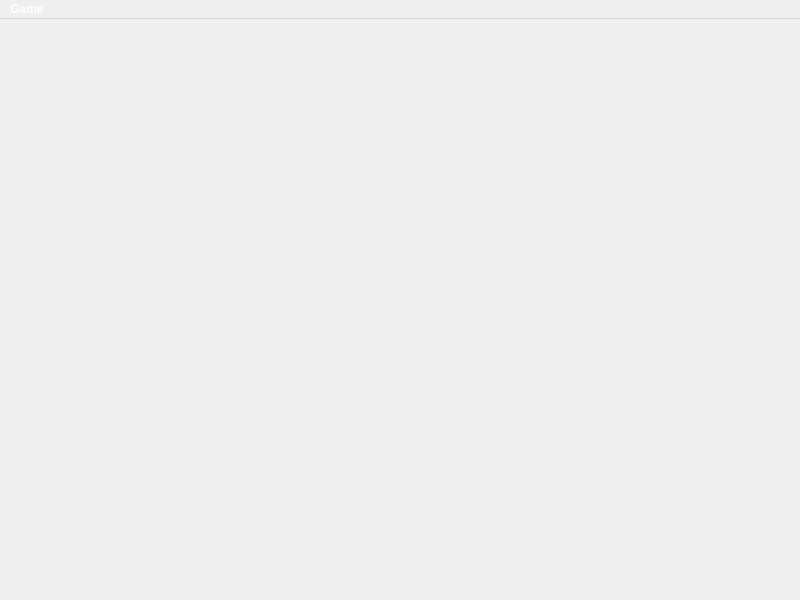
<?xml version="1.0" encoding="UTF-8"?>
<ui version="4.0">
 <class>Menubar</class>
 <widget class="QMainWindow" name="Menubar">
  <property name="geometry">
   <rect>
    <x>0</x>
    <y>0</y>
    <width>800</width>
    <height>600</height>
   </rect>
  </property>
  <property name="windowTitle">
   <string>MainWindow</string>
  </property>
  <property name="styleSheet">
   <string notr="true">background-image:url(:/images/Images/back.png);</string>
  </property>
  <widget class="QWidget" name="centralwidget"/>
  <widget class="QMenuBar" name="menubar">
   <property name="geometry">
    <rect>
     <x>0</x>
     <y>0</y>
     <width>800</width>
     <height>21</height>
    </rect>
   </property>
   <property name="font">
    <font>
     <weight>75</weight>
     <bold>true</bold>
    </font>
   </property>
   <property name="styleSheet">
    <string notr="true">color:white;</string>
   </property>
   <widget class="QMenu" name="menuGame">
    <property name="font">
     <font>
      <weight>75</weight>
      <bold>true</bold>
     </font>
    </property>
    <property name="title">
     <string>Game</string>
    </property>
    <addaction name="separator"/>
    <addaction name="actionNew"/>
    <addaction name="separator"/>
    <addaction name="actionExit"/>
   </widget>
   <addaction name="menuGame"/>
  </widget>
  <action name="actionNew">
   <property name="text">
    <string notr="true">New</string>
   </property>
   <property name="font">
    <font>
     <weight>75</weight>
     <bold>true</bold>
    </font>
   </property>
  </action>
  <action name="actionExit">
   <property name="text">
    <string>Exit</string>
   </property>
   <property name="font">
    <font>
     <weight>75</weight>
     <bold>true</bold>
    </font>
   </property>
  </action>
  <action name="actionChange_Sound">
   <property name="text">
    <string>Change Sound</string>
   </property>
  </action>
 </widget>
 <resources/>
 <connections/>
</ui>
